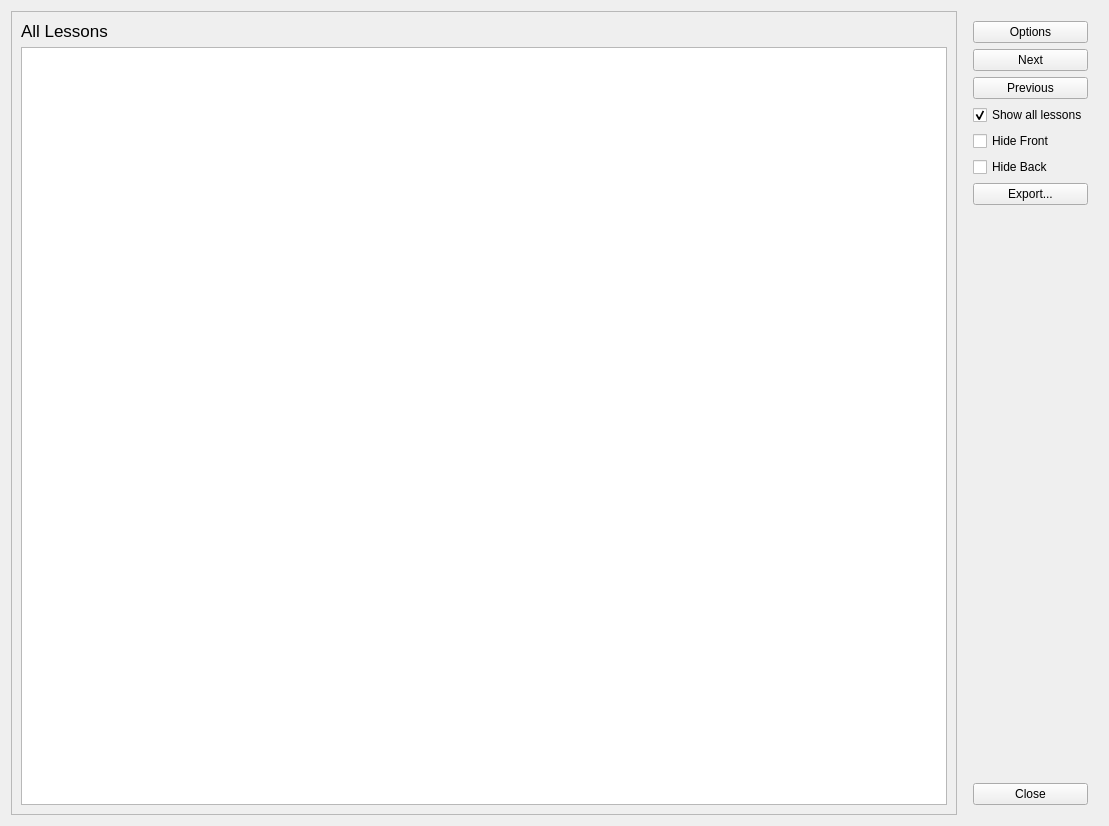
<?xml version="1.0" encoding="UTF-8"?>
<ui version="4.0">
 <class>CardList</class>
 <widget class="QWidget" name="CardList">
  <property name="geometry">
   <rect>
    <x>0</x>
    <y>0</y>
    <width>1109</width>
    <height>826</height>
   </rect>
  </property>
  <property name="windowTitle">
   <string>Form</string>
  </property>
  <layout class="QGridLayout" name="gridLayout">
   <item row="0" column="0">
    <layout class="QHBoxLayout" name="horizontalLayout_2">
     <property name="rightMargin">
      <number>0</number>
     </property>
     <item>
      <layout class="QVBoxLayout" name="verticalLayout">
       <property name="rightMargin">
        <number>0</number>
       </property>
       <item>
        <widget class="QScrollArea" name="scrollArea">
         <property name="maximumSize">
          <size>
           <width>16777215</width>
           <height>16777215</height>
          </size>
         </property>
         <property name="widgetResizable">
          <bool>true</bool>
         </property>
         <widget class="QWidget" name="scrollAreaWidgetContents">
          <property name="geometry">
           <rect>
            <x>0</x>
            <y>0</y>
            <width>959</width>
            <height>802</height>
           </rect>
          </property>
          <property name="sizePolicy">
           <sizepolicy hsizetype="Expanding" vsizetype="Expanding">
            <horstretch>0</horstretch>
            <verstretch>0</verstretch>
           </sizepolicy>
          </property>
          <property name="maximumSize">
           <size>
            <width>16777215</width>
            <height>16777215</height>
           </size>
          </property>
          <layout class="QGridLayout" name="gridLayout_2">
           <item row="1" column="0">
            <widget class="QTableWidget" name="tableWidget">
             <property name="maximumSize">
              <size>
               <width>16777215</width>
               <height>16777215</height>
              </size>
             </property>
             <property name="font">
              <font>
               <family>MS Shell Dlg 2</family>
               <pointsize>12</pointsize>
              </font>
             </property>
             <property name="autoFillBackground">
              <bool>false</bool>
             </property>
             <property name="sizeAdjustPolicy">
              <enum>QAbstractScrollArea::AdjustToContents</enum>
             </property>
             <property name="editTriggers">
              <set>QAbstractItemView::NoEditTriggers</set>
             </property>
             <property name="selectionMode">
              <enum>QAbstractItemView::NoSelection</enum>
             </property>
             <attribute name="horizontalHeaderVisible">
              <bool>false</bool>
             </attribute>
             <attribute name="verticalHeaderVisible">
              <bool>true</bool>
             </attribute>
            </widget>
           </item>
           <item row="0" column="0">
            <widget class="QLabel" name="lessonLabel">
             <property name="font">
              <font>
               <pointsize>13</pointsize>
              </font>
             </property>
             <property name="text">
              <string>All Lessons</string>
             </property>
            </widget>
           </item>
          </layout>
         </widget>
        </widget>
       </item>
      </layout>
     </item>
     <item>
      <layout class="QVBoxLayout" name="verticalLayout_2">
       <property name="leftMargin">
        <number>10</number>
       </property>
       <property name="topMargin">
        <number>10</number>
       </property>
       <property name="rightMargin">
        <number>10</number>
       </property>
       <property name="bottomMargin">
        <number>10</number>
       </property>
       <item>
        <widget class="QPushButton" name="pushButton">
         <property name="text">
          <string>Options</string>
         </property>
        </widget>
       </item>
       <item>
        <widget class="QPushButton" name="pushButton_4">
         <property name="text">
          <string>Next</string>
         </property>
        </widget>
       </item>
       <item>
        <widget class="QPushButton" name="pushButton_5">
         <property name="text">
          <string>Previous</string>
         </property>
        </widget>
       </item>
       <item>
        <widget class="QCheckBox" name="checkBox_3">
         <property name="autoFillBackground">
          <bool>false</bool>
         </property>
         <property name="text">
          <string>Show all lessons</string>
         </property>
         <property name="checked">
          <bool>true</bool>
         </property>
        </widget>
       </item>
       <item>
        <widget class="QCheckBox" name="checkBox_2">
         <property name="text">
          <string>Hide Front</string>
         </property>
        </widget>
       </item>
       <item>
        <widget class="QCheckBox" name="checkBox">
         <property name="text">
          <string>Hide Back</string>
         </property>
        </widget>
       </item>
       <item>
        <layout class="QHBoxLayout" name="horizontalLayout">
         <property name="sizeConstraint">
          <enum>QLayout::SetMaximumSize</enum>
         </property>
         <property name="leftMargin">
          <number>0</number>
         </property>
         <property name="rightMargin">
          <number>0</number>
         </property>
        </layout>
       </item>
       <item>
        <widget class="QPushButton" name="exportButton">
         <property name="text">
          <string>Export...</string>
         </property>
        </widget>
       </item>
       <item>
        <spacer name="verticalSpacer">
         <property name="orientation">
          <enum>Qt::Vertical</enum>
         </property>
         <property name="sizeHint" stdset="0">
          <size>
           <width>20</width>
           <height>40</height>
          </size>
         </property>
        </spacer>
       </item>
       <item>
        <widget class="QPushButton" name="pushButton_6">
         <property name="text">
          <string>Close</string>
         </property>
        </widget>
       </item>
      </layout>
     </item>
    </layout>
   </item>
  </layout>
 </widget>
 <resources/>
 <connections/>
</ui>
